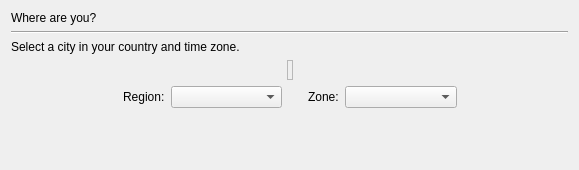
<?xml version="1.0" encoding="UTF-8"?>
<ui version="4.0">
 <class>page</class>
 <widget class="QWidget" name="page">
  <property name="geometry">
   <rect>
    <x>0</x>
    <y>0</y>
    <width>579</width>
    <height>170</height>
   </rect>
  </property>
  <property name="windowTitle">
   <string>Form</string>
  </property>
  <layout class="QVBoxLayout" name="verticalLayout">
   <item>
    <widget class="QLabel" name="timezone_heading_label">
     <property name="text">
      <string>Where are you?</string>
     </property>
    </widget>
   </item>
   <item>
    <widget class="Line" name="line_3">
     <property name="orientation">
      <enum>Qt::Horizontal</enum>
     </property>
    </widget>
   </item>
   <item>
    <widget class="QLabel" name="timezone_comment_label">
     <property name="text">
      <string>Select a city in your country and time zone.</string>
     </property>
     <property name="wordWrap">
      <bool>true</bool>
     </property>
    </widget>
   </item>
   <item>
    <layout class="QHBoxLayout" name="horizontalLayout">
     <item>
      <spacer name="horizontalSpacer_4">
       <property name="orientation">
        <enum>Qt::Horizontal</enum>
       </property>
       <property name="sizeHint" stdset="0">
        <size>
         <width>40</width>
         <height>20</height>
        </size>
       </property>
      </spacer>
     </item>
     <item>
      <widget class="QFrame" name="map_frame">
       <property name="frameShape">
        <enum>QFrame::StyledPanel</enum>
       </property>
       <layout class="QVBoxLayout" name="verticalLayout_10">
        <property name="margin">
         <number>2</number>
        </property>
       </layout>
      </widget>
     </item>
     <item>
      <spacer name="horizontalSpacer_3">
       <property name="orientation">
        <enum>Qt::Horizontal</enum>
       </property>
       <property name="sizeHint" stdset="0">
        <size>
         <width>40</width>
         <height>20</height>
        </size>
       </property>
      </spacer>
     </item>
    </layout>
   </item>
   <item>
    <layout class="QHBoxLayout" name="horizontalLayout_4">
     <item>
      <spacer name="horizontalSpacer">
       <property name="orientation">
        <enum>Qt::Horizontal</enum>
       </property>
       <property name="sizeHint" stdset="0">
        <size>
         <width>40</width>
         <height>20</height>
        </size>
       </property>
      </spacer>
     </item>
     <item>
      <widget class="QLabel" name="timezone_zone_label">
       <property name="text">
        <string>Region:</string>
       </property>
      </widget>
     </item>
     <item>
      <widget class="QComboBox" name="timezone_zone_combo">
       <property name="sizePolicy">
        <sizepolicy hsizetype="Expanding" vsizetype="Fixed">
         <horstretch>0</horstretch>
         <verstretch>0</verstretch>
        </sizepolicy>
       </property>
      </widget>
     </item>
     <item>
      <spacer name="horizontalSpacer_7">
       <property name="orientation">
        <enum>Qt::Horizontal</enum>
       </property>
       <property name="sizeType">
        <enum>QSizePolicy::Minimum</enum>
       </property>
       <property name="sizeHint" stdset="0">
        <size>
         <width>20</width>
         <height>20</height>
        </size>
       </property>
      </spacer>
     </item>
     <item>
      <widget class="QLabel" name="timezone_city_label">
       <property name="text">
        <string>Zone:</string>
       </property>
      </widget>
     </item>
     <item>
      <widget class="QComboBox" name="timezone_city_combo">
       <property name="sizePolicy">
        <sizepolicy hsizetype="Expanding" vsizetype="Fixed">
         <horstretch>0</horstretch>
         <verstretch>0</verstretch>
        </sizepolicy>
       </property>
      </widget>
     </item>
     <item>
      <spacer name="horizontalSpacer_2">
       <property name="orientation">
        <enum>Qt::Horizontal</enum>
       </property>
       <property name="sizeHint" stdset="0">
        <size>
         <width>40</width>
         <height>20</height>
        </size>
       </property>
      </spacer>
     </item>
    </layout>
   </item>
   <item>
    <spacer name="verticalSpacer_5">
     <property name="orientation">
      <enum>Qt::Vertical</enum>
     </property>
     <property name="sizeHint" stdset="0">
      <size>
       <width>20</width>
       <height>63</height>
      </size>
     </property>
    </spacer>
   </item>
  </layout>
 </widget>
 <resources/>
 <connections/>
</ui>
